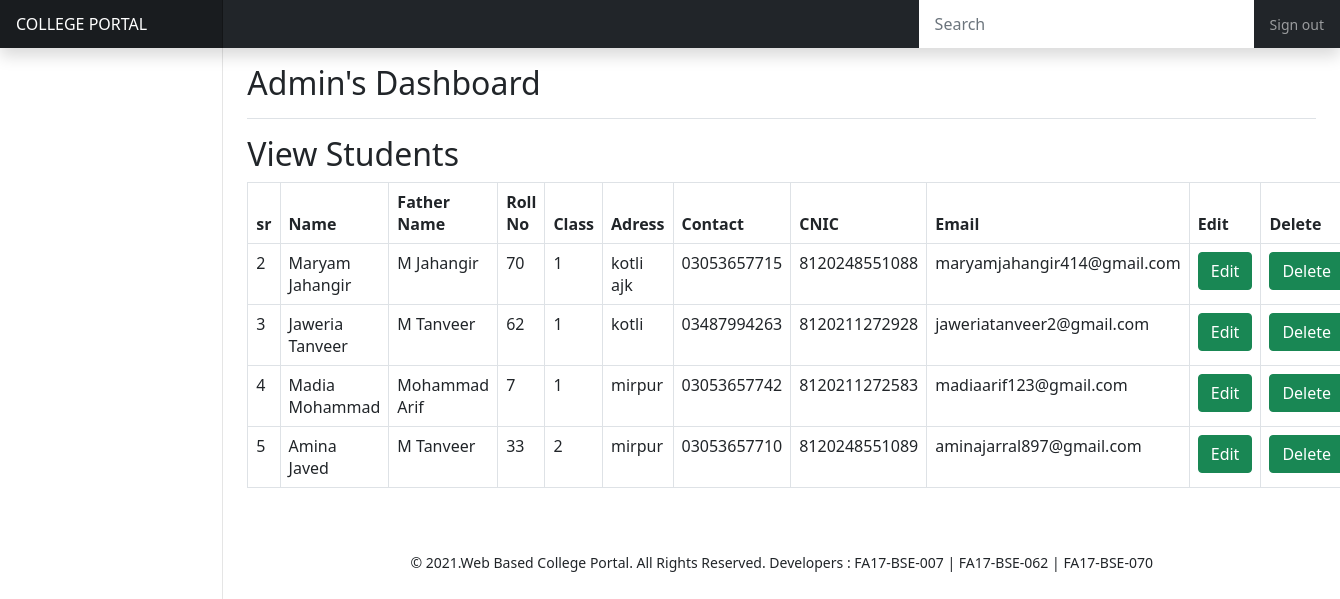
The app's page /admin_view_student.php with its own data.
### tables this page shows
CREATE TABLE `student` (
  `id` int(11) NOT NULL,
  `name` varchar(200) NOT NULL,
  `fathername` varchar(200) NOT NULL,
  `rollno` int(11) NOT NULL,
  `class` varchar(200) NOT NULL,
  `email` varchar(200) NOT NULL,
  `password` varchar(200) NOT NULL,
  `cnic` varchar(200) NOT NULL,
  `address` varchar(200) NOT NULL,
  `contact` varchar(200) NOT NULL,
  `gender` varchar(200) NOT NULL
);

### admin_view_student.php (the view, shortened to what this page needs)
<?php
include('config.php');
$query = "SELECT * FROM student";
$result = mysqli_query($connection,$query);
?>
<html>
  <head>
    <link href="css/bootstrap.css" rel="stylesheet">
    <link href="css/dashboard.css" rel="stylesheet">
    <link href="css/style.css" rel="stylesheet">
  </head>
  <body>
    <?php
  include('backend_header.php');
  ?>
    <div class="container-fluid">
      <div class="row">
        <?php
  include('navbar.php');
  ?>
        <main class="col-md-9 ms-sm-auto col-lg-10 px-md-4">
          <div class="d-flex justify-content-between flex-wrap flex-md-nowrap align-items-center pt-3 pb-2 mb-3 border-bottom">
            <h1 class="h2">Admin's Dashboard</h1>
          </div>
          <h2>View Students</h2>
            <form>
          <table class="table table-hover table-bordered">
              <thead>
                <tr>
                  <th>sr</th>
                  <th>Name</th>
                  <th>Father Name</th>
                  <th>Roll No</th>
                  <th>Class</th>
                  <th>Adress</th>
                  <th>Contact</th>
                  <th>CNIC</th>
                  <th>Email</th>
                   <th>Edit</th>
                    <th>Delete</th>
                </tr>
              </thead>
              <tbody>
                  <?php while($row = mysqli_fetch_array($result)) { ?>
                <tr>
                    <td><?php echo $row['id'];?></td>
                    <td><?php echo $row['name'];?></td>
                    <td><?php echo $row['fathername'];?></td>
                    <td><?php echo $row['rollno'];?></td>
                    <td><?php echo $row['class'];?></td>
                    <td><?php echo $row['address'];?></td>
                    <td><?php echo $row['contact'];?></td>
                     <td><?php echo $row['cnic'];?></td>
                    <td><?php echo $row['email'];?></td>
                     <td>
                         <a target="_blank" href="admin_edit_student.php?id=<?php echo $row['id'] ?>" class="btn btn-success" >Edit</a>
                     </td>
                      <td><input type="submit" value="Delete" class="btn btn-success" id=""/>
                     </td>
                  </tr>
                 <?php } ?>
              </tbody>
          </table>
            </form>
           <?php
  include('backend_footer.php');
  ?>
        </main>
      </div>
      </div>
  </body>
</html>

### CSS/dashboard.css (style rules this page uses)
body { font-size: .875rem; }

### records on screen
student: id "2", name "Maryam Jahangir", fathername "M Jahangir", rollno "70", class "1", address "kotli ajk", contact "03053657715", cnic "8120248551088", email "maryamjahangir414@gmail.com"
student: id "3", name "Jaweria Tanveer", fathername "M Tanveer", rollno "62", class "1", address "kotli", contact "03487994263", cnic "8120211272928", email "jaweriatanveer2@gmail.com"
student: id "4", name "Madia Mohammad", fathername "Mohammad Arif", rollno "7", class "1", address "mirpur", contact "03053657742", cnic "8120211272583", email "madiaarif123@gmail.com"
student: id "5", name "Amina Javed", fathername "M Tanveer", rollno "33", class "2", address "mirpur", contact "03053657710", cnic "8120248551089", email "aminajarral897@gmail.com"
